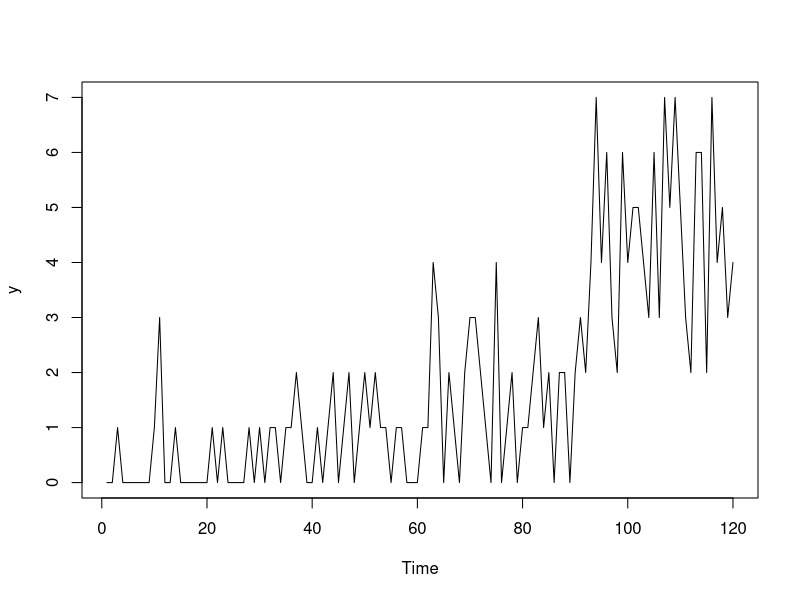

The R source for this figure: (Note: this script raises an error after producing the figure.)
## ---- chunk 1
y <- ts(c(rpois(20,0.25),rpois(20,0.5),rpois(20,1),rpois(20,2),rpois(20,3),rpois(20,5)))
## ---- chunk 2
plot(y)
## ---- chunk 3
oETSFModel1 <- oes(y, occurrence="fixed", h=10, holdout=TRUE)
oETSFModel1
plot(oETSFModel1)
## ---- chunk 4
oETSOModel <- oes(y, model="MMN", occurrence="odds-ratio", h=10, holdout=TRUE)
oETSOModel
plot(oETSOModel)
## ---- chunk 5
oETSIModel <- oes(y, model="MMN", occurrence="inverse-odds-ratio", h=10, holdout=TRUE)
oETSIModel
plot(oETSIModel)
## ---- chunk 6
oETSGModel1 <- oesg(y, modelA="MNN", modelB="AAN", h=10, holdout=TRUE)
oETSGModel1
plot(oETSGModel1)
## ---- chunk 7
oETSGModel1$modelA
## ---- chunk 8
oETSDModel <- oes(y, model="MMN", occurrence="d", h=10, holdout=TRUE)
oETSDModel
plot(oETSDModel)
## ---- chunk 9
# Assumption | Differential Entropy
# Normal distribution
entropiesTable <- c("$\\epsilon_t \\sim \\mathcal{N}(0, \\sigma^2)$",
                    "$\\frac{1}{2}\\left(\\log(2\\pi\\sigma^2)+1\\right)$",
# Laplace distribution
                    "$\\epsilon_t \\sim \\mathcal{Laplace}(0, s)$",
                    "$1+\\log(2s)$",
# S distribution
                    "$\\epsilon_t \\sim \\mathcal{S}(0, s)$",
                    "$2+2\\log(2s)$",
# GN distribution
                    "$\\epsilon_t \\sim \\mathcal{GN}(0, s, \\beta)$",
                    "$\\beta^{-1}-\\log\\left(\\frac{\\beta}{2s\\Gamma\\left(\\beta^{-1}\\right)}\\right)$",
# Asymmetric Laplace distribution
                    "$\\epsilon_t \\sim \\mathcal{ALaplace}(0, s, \\alpha)$",
                    "$1+\\log(2s)$",
# IG distribution
                    "$1+\\epsilon_t \\sim \\mathcal{IG}(1, s)$",
                    "$\\frac{1}{2}\\left(\\log \\pi e s -\\log(2) \\right)$",
# Gamma distribution
                    "$1+\\epsilon_t \\sim \\mathcal{\\Gamma}(s^{-1}, s)$",
                    "$s^{-1} + \\log \\Gamma\\left(s^{-1} \\right) + \\left(1-s^{-1}\\right)\\psi\\left(s^{-1}\\right)$",
# logN distribution
                    "$1+\\epsilon_t \\sim \\mathrm{log}\\mathcal{N}\\left(-\\frac{\\sigma^2}{2}, \\sigma^2\\right)$",
                    "$\\frac{1}{2}\\left(\\log(2\\pi\\sigma^2)+1\\right)-\\frac{\\sigma^2}{2}$"
                    )
entropiesTable <- matrix(entropiesTable, 8, 2, byrow=TRUE,
                           dimnames=list(c("**Normal**","**Laplace**","**S**",
                                           "**Generalised Normal**","**Asymmetric Laplace**",
                                           "**Inverse Gaussian**","**Gamma**","**Log Normal**"),
                                         c("**Assumption**","**Differential Entropy**")))
kableTable <- kableExtra::kable(entropiesTable, escape=FALSE, caption="Differential entropies for different distributions. $\\Gamma(\\cdot)$ is the Gamma function, while $\\psi(\\cdot)$ is the digamma function.",
                                col.names=c("Assumption","Differential Entropy"), label="differentialEntropy")
kableExtra::kable_styling(kableTable, font_size=12, protect_latex=TRUE)
## ---- chunk 10
plot(y)
## ---- chunk 11
adamModelsiETS <- vector("list",4)
adamModelsiETS[[1]] <- adam(y, "MMN", occurrence="odds-ratio",
                            h=10, holdout=TRUE)
adamModelsiETS[[2]] <- adam(y, "MMN", occurrence="inverse-odds-ratio",
                            h=10, holdout=TRUE)
adamModelsiETS[[3]] <- adam(y, "MMN", occurrence="direct",
                            h=10, holdout=TRUE)
adamModelsiETS[[4]] <- adam(y, "MMN", occurrence="general",
                            h=10, holdout=TRUE)
adamModelsiETSAICcs <- setNames(sapply(adamModelsiETS,AICc),
                                c("odds-ratio","inverse-odds-ratio","direct","general"))
adamModelsiETSAICcs
## ---- chunk 12
i <- which.min(adamModelsiETSAICcs)
plot(adamModelsiETS[[i]],7)
## ---- chunk 13
adamModelsiETS[[i]]$occurrence
plot(adamModelsiETS[[i]]$occurrence)
## ---- chunk 14
oETSModel <- oes(y, "MMN", occurrence=names(adamModelsiETSAICcs)[i],
                 h=10, holdout=TRUE)
adamModeliARIMA <- adam(y, "NNN", occurrence=oETSModel, orders=c(0,2,2),
                        distribution="dlnorm", h=10, holdout=TRUE)
adamModeliARIMA
plot(adamModeliARIMA,7)
## ---- chunk 15
adamModelsiETS[[i]] <- adam(y, "MMN", occurrence=oETSModel,
                            h=10, holdout=TRUE)
adamModelsiETS[[i]]
plot(adamModelsiETS[[i]],7)
## ---- chunk 16
adamModeliARIMA <- adam(y, "NNN", occurrence=oETSModel, orders=c(0,2,2),
                        distribution="dinvgauss", h=10, holdout=TRUE, initial="back")
adamModeliARIMA
plot(adamModeliARIMA,7)
## ---- chunk 17
adamiETSForecasts <- forecast(adamModelsiETS[[i]],h=10,interval="prediction",nsim=10000)
plot(adamiETSForecasts)
